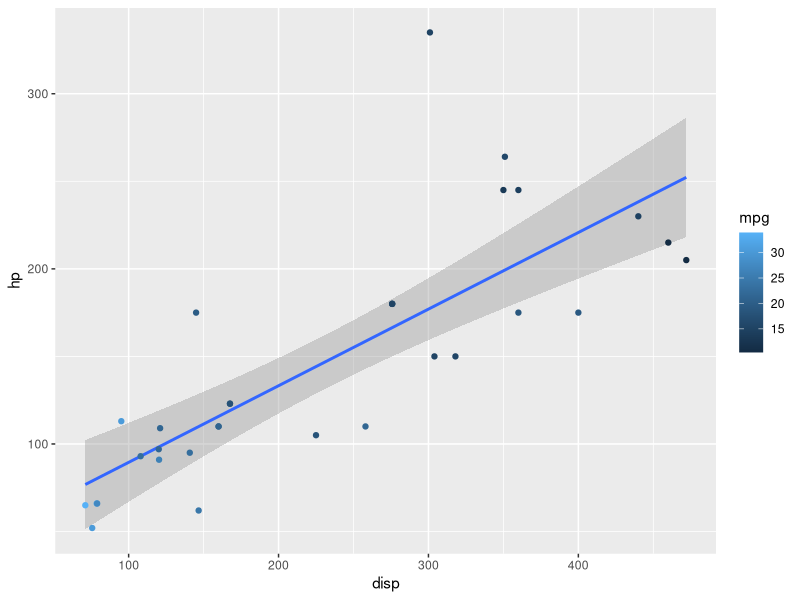
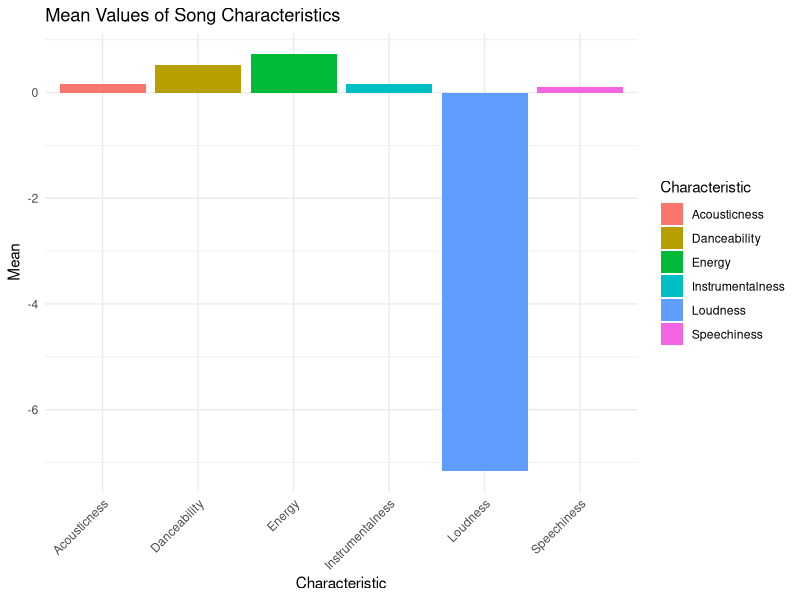

Write the R code that produced these figures, in order.
## ---- chunk 1
#| echo: true
library(ggplot2)

mpg <- mtcars
ggplot(mpg, aes(disp, hp, color = mpg)) +
  geom_smooth(method = 'lm') + 
  geom_point()
## ---- chunk 2
#| include: true

data <- read.csv('playlist.csv')

## ---- chunk 3
#| echo: true
#| code-fold: true

data <- data[-c(1,2,6, 9,14,16)]

head(data)

## ---- chunk 4
#| echo: true
library(dplyr)
artist_counts <- data %>%
  group_by(Artist.Name.s.) %>%
  summarise(count = n()) %>%
  arrange(desc(count))
## ---- chunk 5
#| echo: true
top_5_artists <- head(artist_counts, 5)

print(top_5_artists)


## ---- chunk 6
# Length Averages
#| echo: false
aveLength <- (mean(data$Duration..ms.) /1000)
aveLength

longest_song <-  max(data$Duration..ms., na.rm = TRUE)
longest_song/1000
max_index <- which.max(data$Duration..ms.)
max_row <- data[max_index, ]
print(max_row)

aveTemp <- mean(data$Tempo,na.rm = TRUE)

aveTemp

## ---- chunk 7

#| echo: false

genres_split <- strsplit(data$Genres, split = ",")
genres_vector <- unlist(genres_split)
genres_freq <- table(genres_vector)
print(genres_freq)
sorted_genres <- sort(genres_freq, decreasing = TRUE)
most_frequent_genre <- names(sorted_genres)[1]


print(most_frequent_genre)


## ---- chunk 8
dance <- mean(data$Danceability, na.rm = TRUE)
loud <- mean(data$Loudness, na.rm = TRUE)
energy <- mean(data$Energy, na.rm = TRUE)
speechiness <- mean(data$Speechiness, na.rm = TRUE)
acoustic <- mean(data$Acousticness, na.rm = TRUE)
instrumental <- mean(data$Instrumentalness, na.rm = TRUE)



## ---- chunk 9
#| echo: true

means_data <- data.frame(
  Characteristic = c("Danceability", "Loudness", "Energy", "Speechiness", "Acousticness", "Instrumentalness"),
  Mean = c(dance, loud, energy, speechiness, acoustic, instrumental)
)

## ---- chunk 10
#| echo: true
#| code-fold: true

library(ggplot2)

ggplot(means_data, aes(x = Characteristic, y = Mean, fill = Characteristic)) +
  geom_bar(stat = "identity") +
  theme_minimal() +
  labs(title = "Mean Values of Song Characteristics",
       x = "Characteristic",
       y = "Mean") +
  theme(axis.text.x = element_text(angle = 45, hjust = 1))

